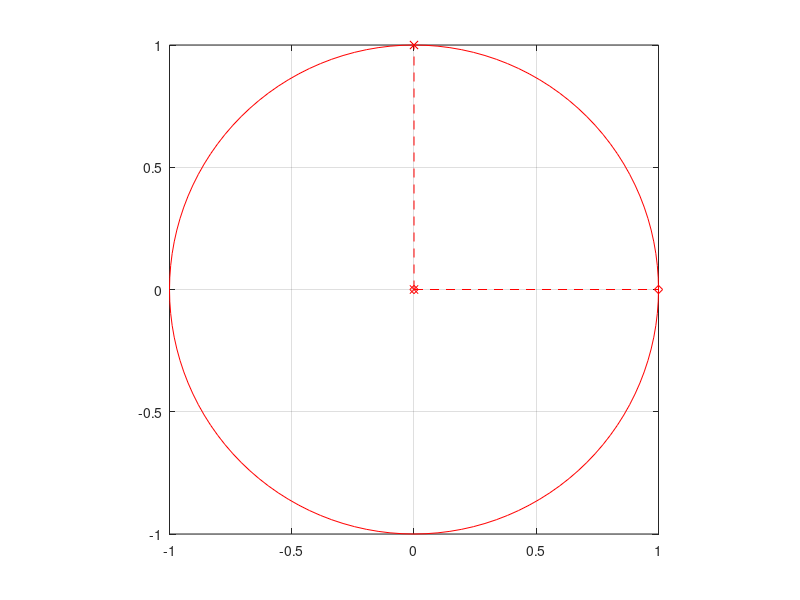

Source code (MATLAB):
% Plotting of circles

% Standard 2D cartesian coordinates
e1 = [1 0]';
e2 = [0 1]';

% Minor and Major semi-axes in an ellipse
%ax1 = [ 1 1 ]';  ax1 = ax1/norm(ax1);
%ax2 = [ 1 -1 ]'; ax2 = 2*ax2/norm(ax2);

% 2*pi takes you around the unit circle
theta = 0:(pi/64):(2*pi);

% First, plot the circle in RED
plot( e1(1)*cos(theta)+e2(1)*sin(theta), ...
      e1(2)*cos(theta)+e2(2)*sin(theta), ...
      'r-')

% hold the figure, so we can add to it
hold on

% Plot the coordinate axes
plot( [0 e1(1)], [0 e1(2)], 'r--d' )
plot( [0 e2(1)], [0 e2(2)], 'r--x' )

% Plot the ellipse
%plot( ax1(1)*cos(theta)+ax2(1)*sin(theta), ...
%      ax1(2)*cos(theta)+ax2(2)*sin(theta), ...
%      'b-')

% Plot the semi-axes
%plot( [0 ax1(1)], [0 ax1(2)], 'b--d' )
%plot( [0 ax2(1)], [0 ax2(2)], 'b--x' )

% OK, we're done with this plot
hold off

% turn on the grid in the plot
grid on

% make the plot square (so circles look like circles!)
axis('square')